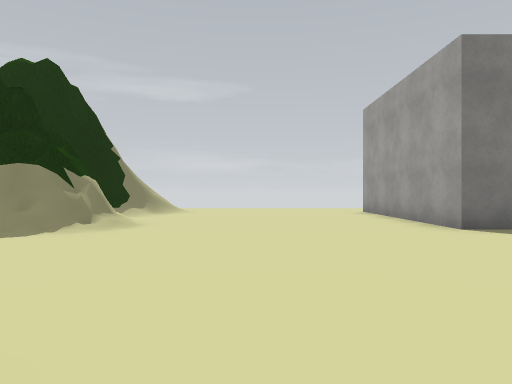
View 1 (above)

17 first-person views from a walk through a scene from a Unity 3-D project. The camera is 1.2 m above the floor, looks level and sees 70° across. The floor is counted in squares, 2 m on a side. Each view is taken from the middle of a square. On the plan, view 1 faces up. The plan holds only what a view shows up to about 10 squares ahead; the rest is blank. The place goes on beyond the plan. Some animated figures are left out. Some surface patterns are stand-ins.

View 2
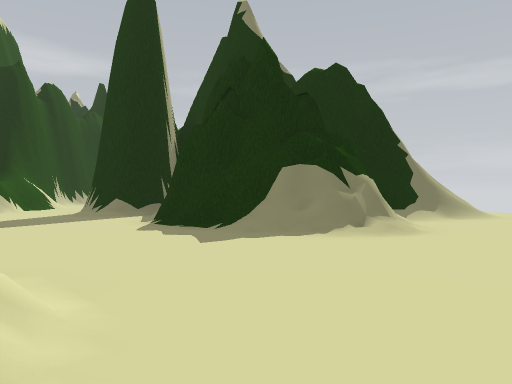

View 3
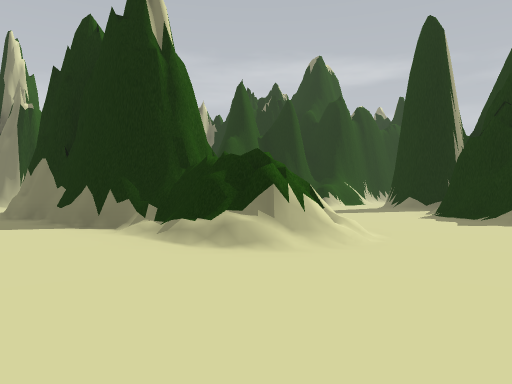

View 4
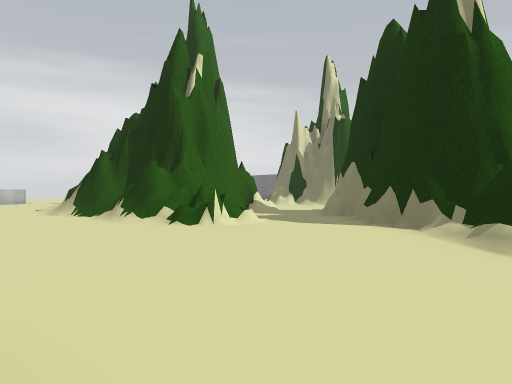

View 5
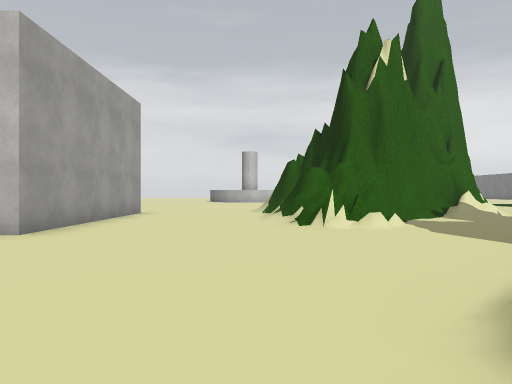

View 6
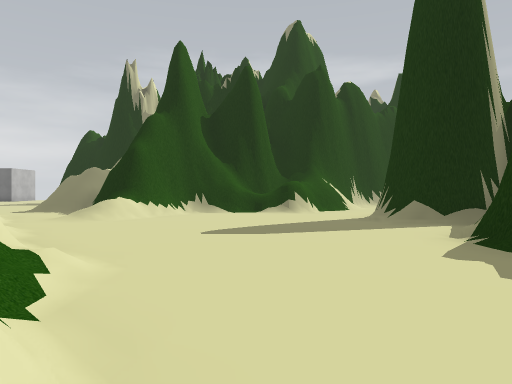

View 7
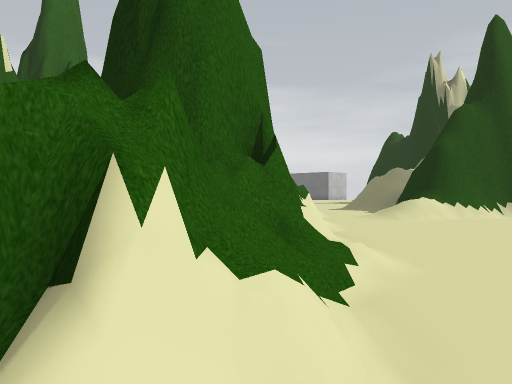

View 8
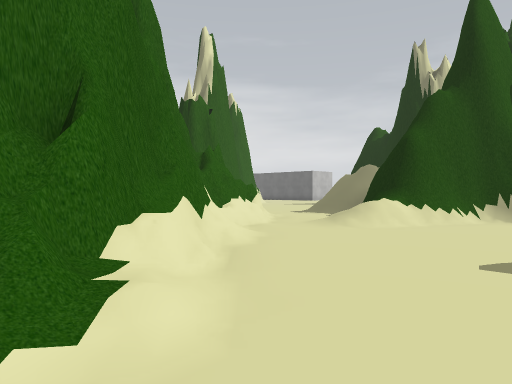

View 9
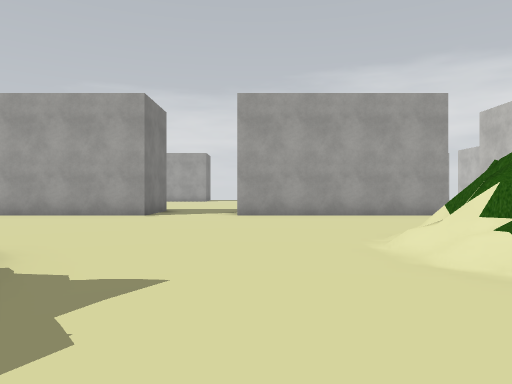

View 10
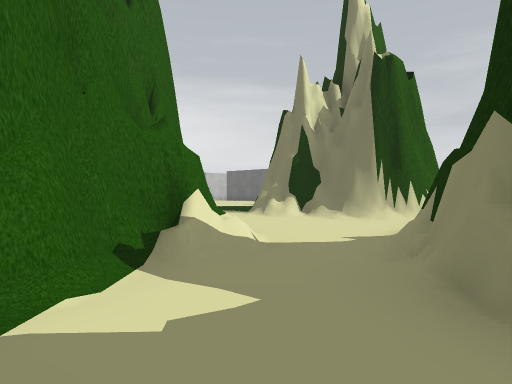

View 11
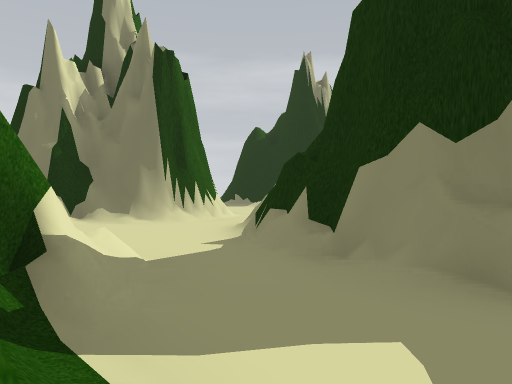

View 12
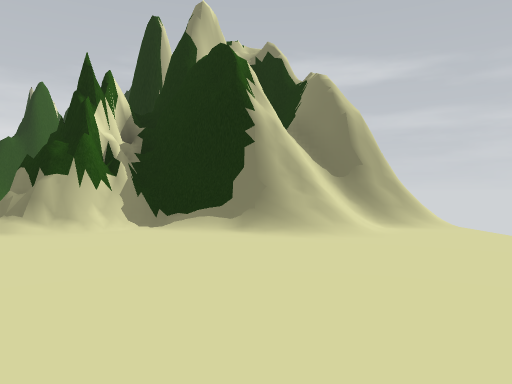

View 13
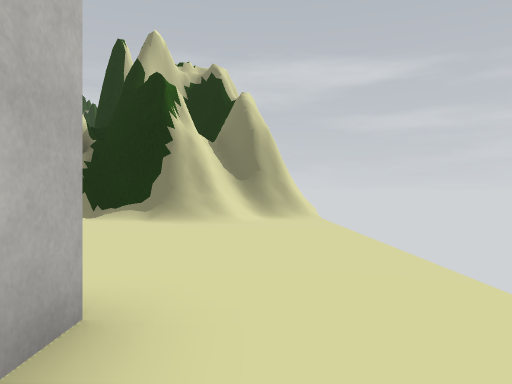

View 14
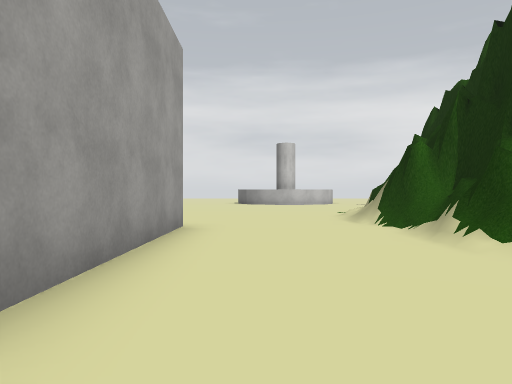

View 15
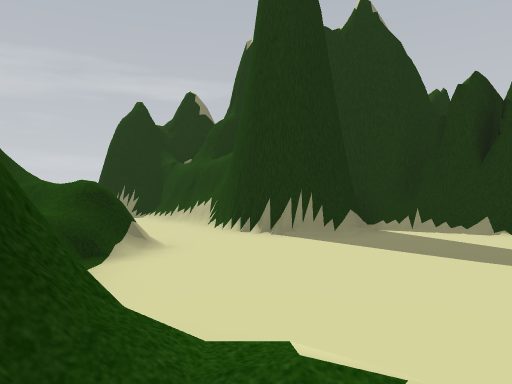

View 16
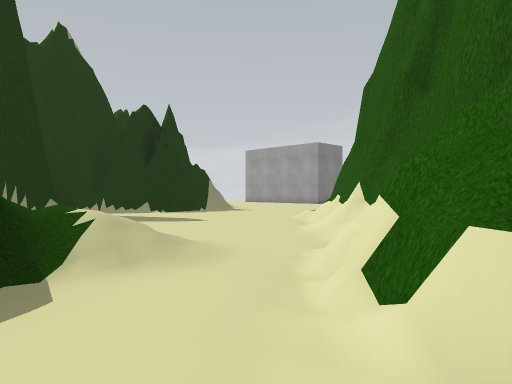

View 17
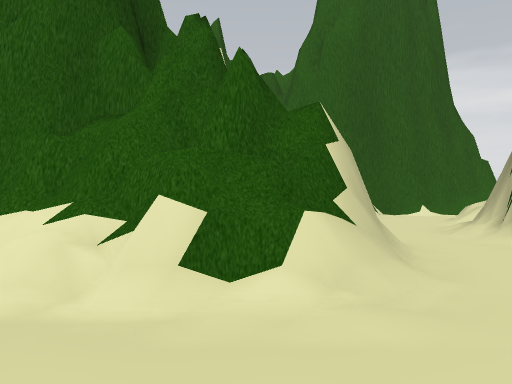

### Floor plan
Key: @ floor where view 1 was taken; # wall or solid block; . floor; / step, stairs or slope; = window, fence, low wall or low ledge.
Columns run from 12 left of view 1 to 5 right of it. Each row starts with its distance up from view 1.
 13        #/........
 12        ##/........
 11        ##//.....#
 10         #/......#
  9         #/......#
  8         #/......#
  7 ## ### ###/.....#
  6 .###=#####/.....#
  5 .###.###//.......
  4 .................
  3 ................#
  2 ................#
  1 ......../=#.....#
  0 /....../###=@...#
 -1 #//../#####.....#
 -2 #//./#####......#
 -3 .../## ##.......
 -4 ..###  #........#
 -5 .=### ##..=.....#
 -6 ..#####...==....#
 -7 ..=##.....##....#
 -8 #.....=#####....#
 -9 ##....######....#
-10  #/..     ##....
-11  #/./#     #....

Where each view was taken, in squares from view 1:
view 1: 0 up, 0 right, facing up
view 2: 1 up, 0 right, facing up-left
view 3: 0 up, 3 right, facing left
view 4: 0 up, 3 right, facing down-left
view 5: 1 up, 0 right, facing down
view 6: 2 up, 2 left, facing left
view 7: 2 up, 2 left, facing down-left
view 8: 2 up, 4 left, facing down-left
view 9: 3 up, 6 left, facing right
view 10: 5 down, 3 left, facing down-left
view 11: 7 down, 3 left, facing left
view 12: 10 up, 3 right, facing left
view 13: 12 up, 5 right, facing left
view 14: 3 down, 2 right, facing down
view 15: 2 down, 11 left, facing up
view 16: 5 down, 12 left, facing up-right
view 17: 3 down, 12 left, facing down-right
